Frame 1 (no input): blank canvas, image omitted
Frame 60 (no input): blank canvas, image omitted
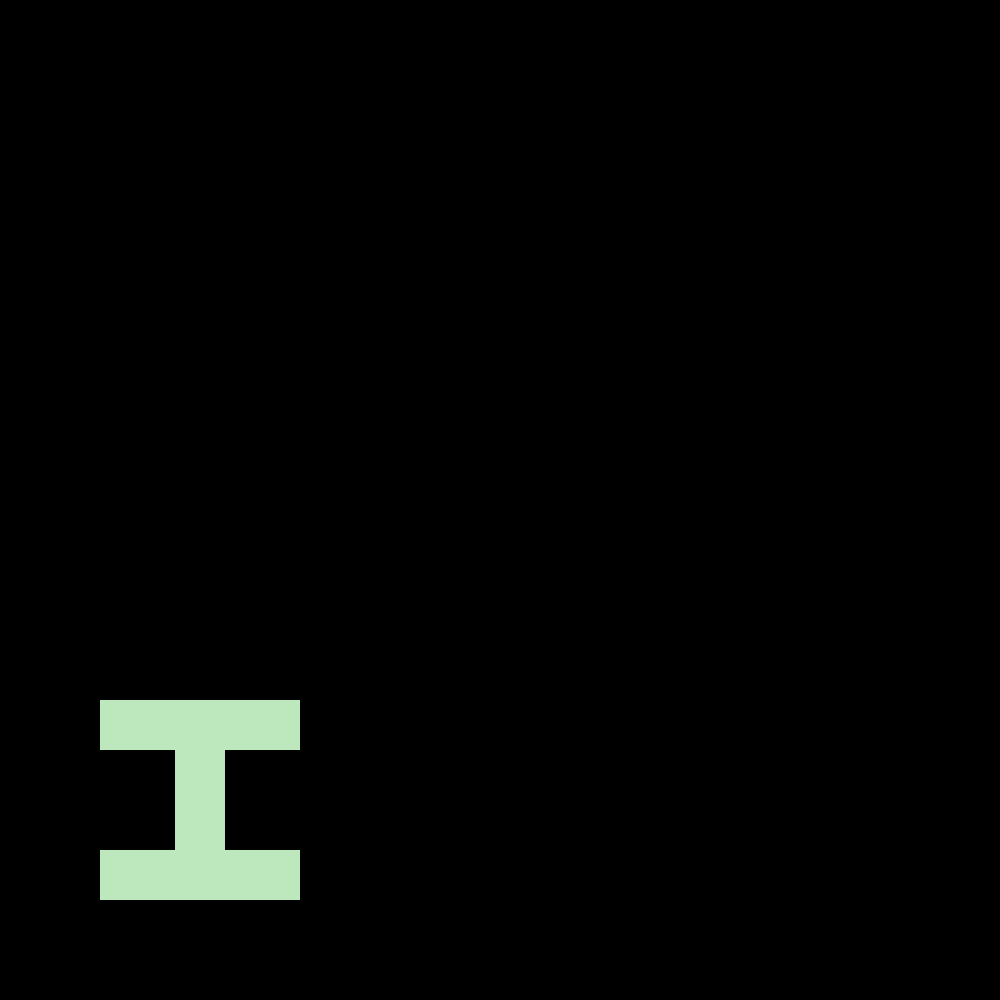
Frame 120 (the mouse pressed at the canvas centre since frame 60)

The p5.js sketch whose frames 1 and 60 were blank and that drew this single picture after the mouse press (run headless with seeded random() and noise() and a simulated clock; from frame 60 on, the mouse is pressed at the canvas centre):

// p5.js sketch
// ── sketch.js
let i1r = 0;
let i1g = 0;
let i1b = 0;

let i2r = 0;
let i2g = 0;
let i2b = 0;

let i3r = 0;
let i3g = 0;
let i3b = 0;

let i4r = 0;
let i4g = 0;
let i4b = 0;

let i5r = 0;
let i5g = 0;
let i5b = 0;

let i6r = 0;
let i6g = 0;
let i6b = 0;

let i7r = 0;
let i7g = 0;
let i7b = 0;

let i8r = 0;
let i8g = 0;
let i8b = 0;

let i9r = 0;
let i9g = 0;
let i9b = 0;

let click = 0;

function setup(){
    createCanvas(1000, 1000);
    background(0);
    rectMode(CENTER);
}

function draw(){
    noStroke();
    fill(i2r, i2g, i2b);
    square(200, 200, 200);
    fill(i5r, i5g, i5b);
    square(500, 200, 200);
    fill(i3r, i3g, i3b);
    square(800, 200, 200);
    fill(i7r, i7g, i7b);
    square(200, 500, 200);
    fill(i9r, i9g, i9b);
    square(500, 500, 200);
    fill(i8r, i8g, i8b);
    square(800, 500, 200);
    fill(i1r, i1g, i1b);
    square(200, 800, 200);
    fill(i4r, i4g, i4b);
    square(500, 800, 200);
    fill(i6r, i6g, i6b);
    square(800, 800, 200);

    fill (0);
    rect(50, 200, 250, 100)
    rect(350, 200, 250, 100)
    rect(650, 200, 250, 100)
    rect(950, 200, 250, 100)
    rect(50, 500, 250, 100)
    rect(350, 500, 250, 100)
    rect(650, 500, 250, 100)
    rect(950, 500, 250, 100)
    rect(50, 800, 250, 100)
    rect(350, 800, 250, 100)
    rect(650, 800, 250, 100)
    rect(950, 800, 250, 100)



    if (click === 0){

    }
    if (click === 1){
        i1r = 189;
        i1g = 231;
        i1b = 189;
    }
    if (click === 2){
        i2r = 177;
        i2g = 139;
        i2b = 228;
        i1r = 0;
        i1g = 0;
        i1b = 0;
    }
    if (click === 3){
        i3r = 243;
        i3g = 168;
        i3b = 63;
        i2r = 0
        i2g = 0
        i2b = 0
    }
    if (click === 4){
        i4r = 108;
        i4g = 124;
        i4b = 231;
        i3r = 0
        i3g = 0
        i3b = 0
    }
    if (click === 5){
        i5r = 252;
        i5g = 138;
        i5b = 151;
        i4r = 0
        i4g = 0
        i4b = 0
    }
    if (click === 6){
        i6r = 240;
        i6g = 200;
        i6b = 0;
        i5r = 0
        i5g = 0
        i5b = 0
    }
    if (click === 7){
        i7r = 138;
        i7g = 126;
        i7b = 081;
        i6r = 0
        i6g = 0
        i6b = 0
    }
    if (click === 8){
        i8r = 32;
        i8g = 182;
        i8b = 121;
        i7r = 0
        i7g = 0
        i7b = 0
    }
    if (click === 9){
        i9r = 255;
        i9g = 255;
        i9b = 255;
        i8r = 0
        i8g = 0
        i8b = 0
    }
    if (click === 10){
        click = 0;
        i9r = 0;
        i9g = 0;
        i9b = 0;
    }
}

function mousePressed(){
    if (mousePressed){
        click = click + 1;
    }
}
